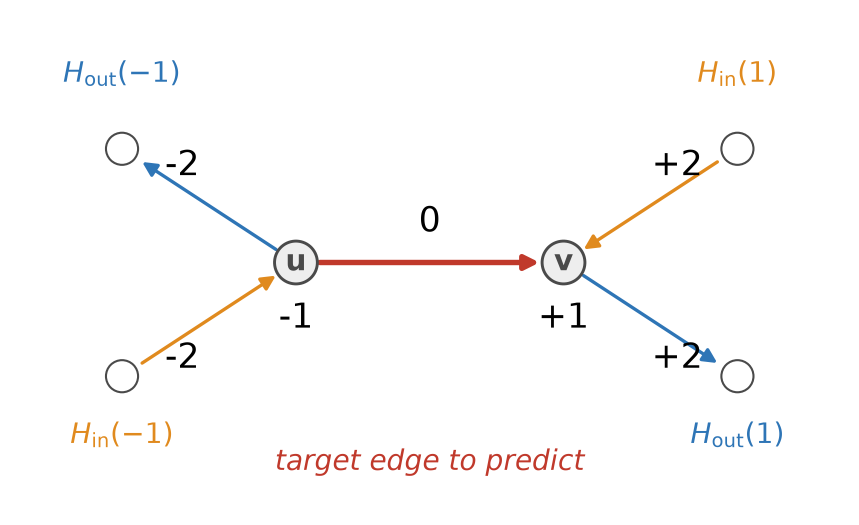
#> input picture thesis/figures/panels/empconf_panelA_schematic.png, 1718 x 1050 px, found by its file name (shown at 1/2 size)
$ python combine_empconf_panels_abcde.py
#> lines starting #> are read from the running program, lines starting #| are printed output that depends on the picture; pictures that were not available may be replaced by others from this repository, and a replacement may not be noted
"""Combine Panels A-E into ONE image -- the reworked 5-panel Empirical
Confirmation / Figure 1 (checklist #12, 2026-08-04 rework), superseding the
3-panel combine (combine_empconf_panels_abc.py).

Panel A: schematic (position-index notation). Panel B: directed+undirected NMI
decay. Panel C: GNN AUC-vs-entropy heatmap (reused unchanged). Panel D: 4-way
sign-agreement AUC bars. Panel E: pooled regression-coefficient bars.

Layout: row 1 = A (schematic) + B (line plot, wider); row 2 = C (full width --
it's a 2x3 dataset grid); row 3 = D (full width); row 4 = E (full width).

D and E were originally side-by-side in one row, each getting only half of
WIDTH_IN. Changed 2026-08-18: since both are wide/short plots (imshow fits an
image to whichever of the box's width/height binds first, and at half-width
their own width was always the binding constraint), simply giving that row
more HEIGHT never actually made them bigger -- it only added blank padding
above/below, because their rendered size was capped by the width allocation,
not the height. The only real lever to grow them is more WIDTH, so they're
now each their own full-width row instead of sharing one. This makes the
combined figure taller overall (deliberately, per the user: fine for the
whole thing to get bigger, just not okay for D/E to look tiny next to the
now-larger Panel C 2x3 grid).

Pure combination step: loads the five already-rendered PNGs and lays them out
in a gridspec so LaTeX treats them as a single float. Re-run this after
re-plotting any of the five panels.
"""
import os

import matplotlib
matplotlib.use("Agg")
import matplotlib.pyplot as plt
import matplotlib.image as mpimg

PANEL_A = "aaai2027/figures/empconf_panelA_schematic.png"
PANEL_B = "aaai2027/figures/empconf_panelB_mi_decay_linegraph.png"
PANEL_C = "aaai2027/figures/empconf_panelC_gnn_entropy_heatmap.png"
PANEL_D = "aaai2027/figures/empconf_panelD_signagreement_auc_perdataset.png"
PANEL_E = "aaai2027/figures/empconf_panelE_coefficients.png"
OUT_PNG = "aaai2027/figures/empconf_panels_abcde_combined.png"

WIDTH_IN = 7.2
# row heights are set relative to each row's tallest panel (by aspect ratio at
# that panel's share of WIDTH_IN) -- see main() for the actual computation.
ROW1_A_FRAC = 0.34    # fraction of WIDTH_IN given to panel A in row 1 (rest -> B)


def _aspect(path):
    im = mpimg.imread(path)
#> im is the input picture: shape (1050, 1718, 4) float32; mean R, G, B, A 0.987, 0.983, 0.982, 1
    return im, im.shape[0] / im.shape[1]  # height/width


def _add_panel(fig, gs_cell, path, label):
    img, _ = _aspect(path)
    ax = fig.add_subplot(gs_cell)
    ax.imshow(img)
    ax.axis("off")
    ax.text(0.0, 1.0, label, transform=ax.transAxes, fontsize=11, fontweight="bold",
             va="top", ha="left")
    return ax


def main():
    a_w = WIDTH_IN * ROW1_A_FRAC
    b_w = WIDTH_IN * (1 - ROW1_A_FRAC)
    _, a_ar = _aspect(PANEL_A)
#> a_ar = 0.611
    _, b_ar = _aspect(PANEL_B)
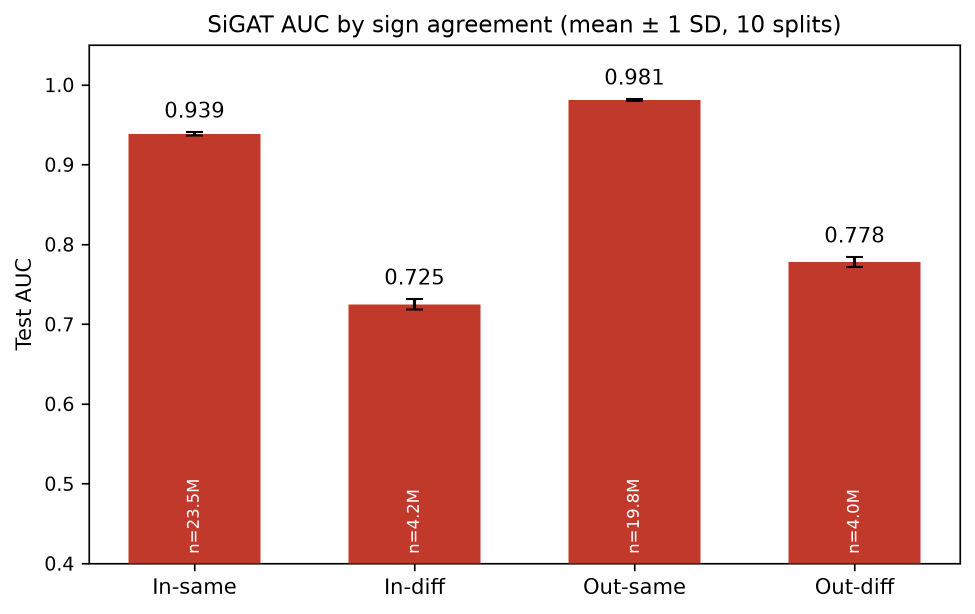
#> input picture thesis/figures/panels/empconf_panelD_signagreement_auc.png, 1950 x 1228 px, given in place of empconf_panelB_mi_decay_linegraph.png, which was not available (shown at 1/2 size)
#> in _aspect, im is the input picture: shape (1228, 1950, 4) float32; mean R, G, B, A 0.902, 0.742, 0.709, 1
#> b_ar = 0.63
    row1_h = max(a_w * a_ar, b_w * b_ar)
#> row1_h = 2.99

    _, c_ar = _aspect(PANEL_C)
#> c_ar = 0.611
    row2_h = WIDTH_IN * c_ar
#> row2_h = 4.4

    _, d_ar = _aspect(PANEL_D)
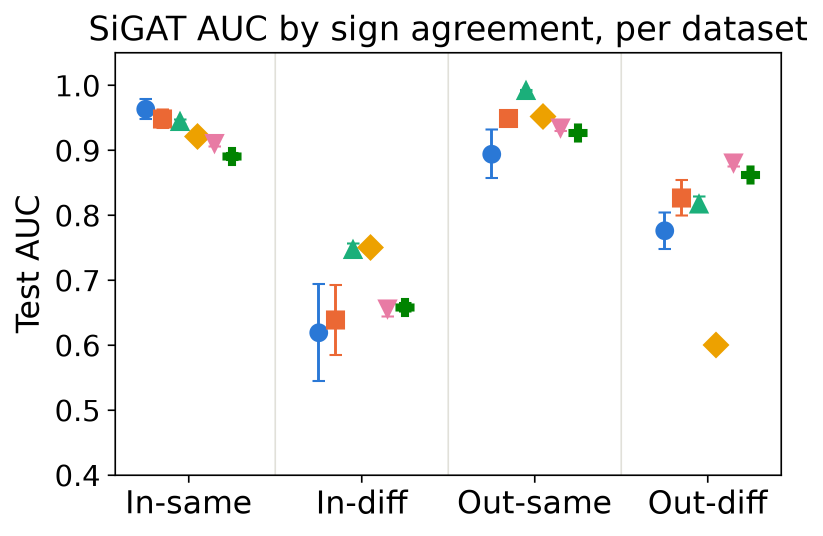
#> input picture thesis/figures/panels/empconf_panelD_signagreement_auc_perdataset.png, 1645 x 1072 px, found by its file name (shown at 1/2 size)
#> in _aspect, im is the input picture: shape (1072, 1645, 4) float32; mean R, G, B, A 0.959, 0.958, 0.956, 1
#> d_ar = 0.652
    _, e_ar = _aspect(PANEL_E)
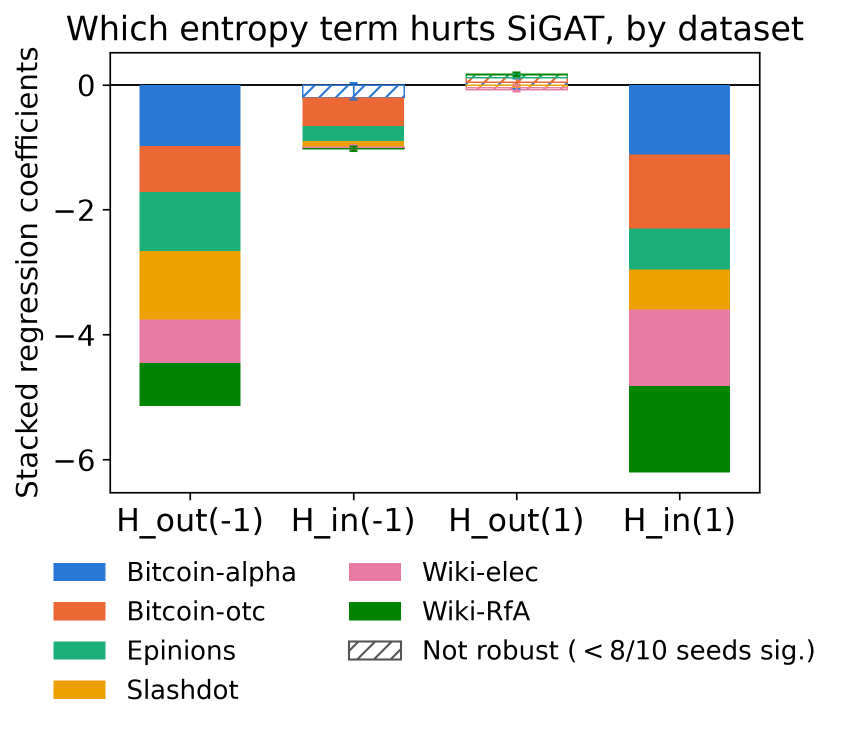
#> input picture thesis/figures/panels/empconf_panelE_coefficients.png, 1682 x 1461 px, found by its file name (shown at 1/2 size)
#> in _aspect, im is the input picture: shape (1461, 1682, 4) float32; mean R, G, B, A 0.897, 0.899, 0.877, 1
#> e_ar = 0.869
    row3_h = WIDTH_IN * d_ar
#> row3_h = 4.69
    row4_h = WIDTH_IN * e_ar
#> row4_h = 6.25

    total_h = row1_h + row2_h + row3_h + row4_h
#> total_h = 18.34
    fig = plt.figure(figsize=(WIDTH_IN, total_h))
    gs = fig.add_gridspec(4, 1, height_ratios=[row1_h, row2_h, row3_h, row4_h], hspace=0.03)

    gs_row1 = gs[0].subgridspec(1, 2, width_ratios=[ROW1_A_FRAC, 1 - ROW1_A_FRAC], wspace=0.03)
    _add_panel(fig, gs_row1[0], PANEL_A, "(A)")
    _add_panel(fig, gs_row1[1], PANEL_B, "(B)")

    _add_panel(fig, gs[1], PANEL_C, "(C)")
    _add_panel(fig, gs[2], PANEL_D, "(D)")
    _add_panel(fig, gs[3], PANEL_E, "(E)")

    os.makedirs(os.path.dirname(OUT_PNG), exist_ok=True)
    fig.savefig(OUT_PNG, dpi=300, bbox_inches="tight", pad_inches=0.02)
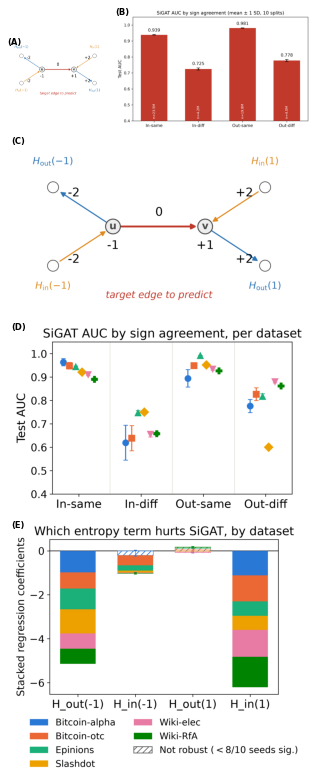
#> figure drawn by matplotlib, 5 panels
    print(f"saved {OUT_PNG}")


if __name__ == "__main__":
    main()
